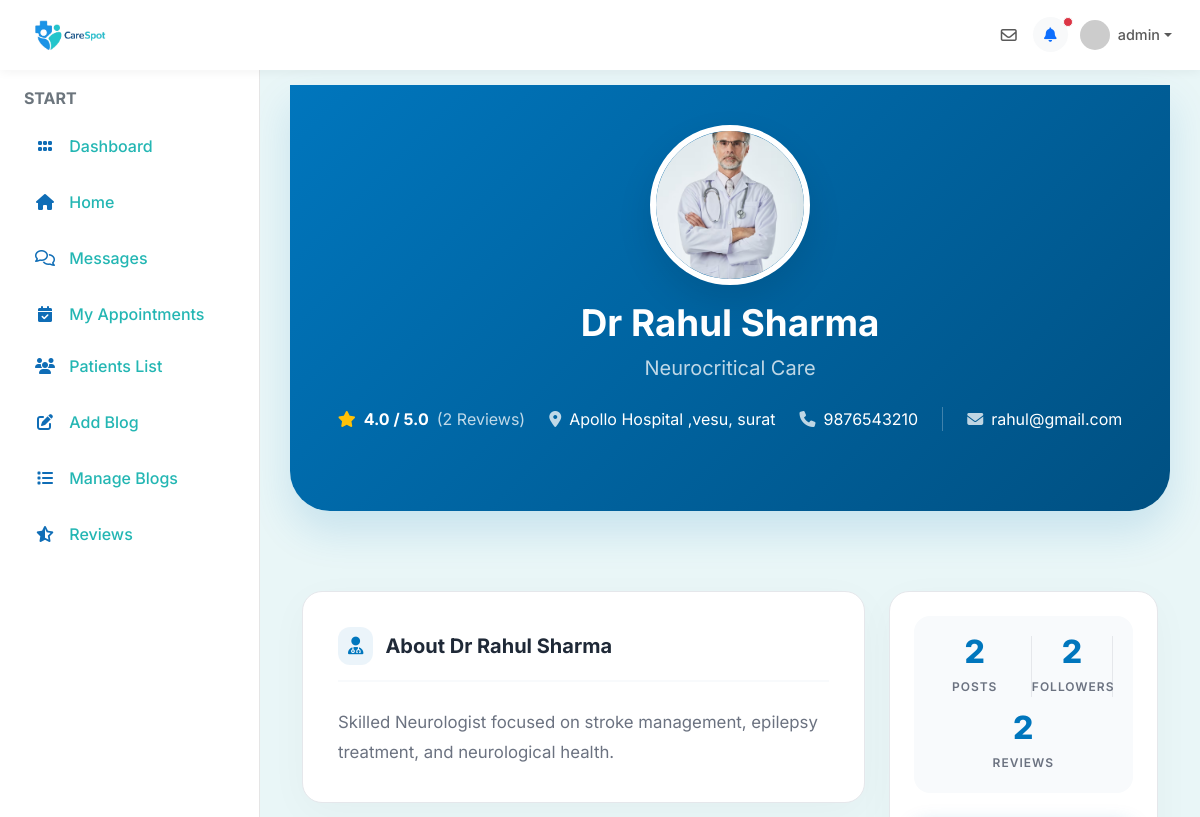
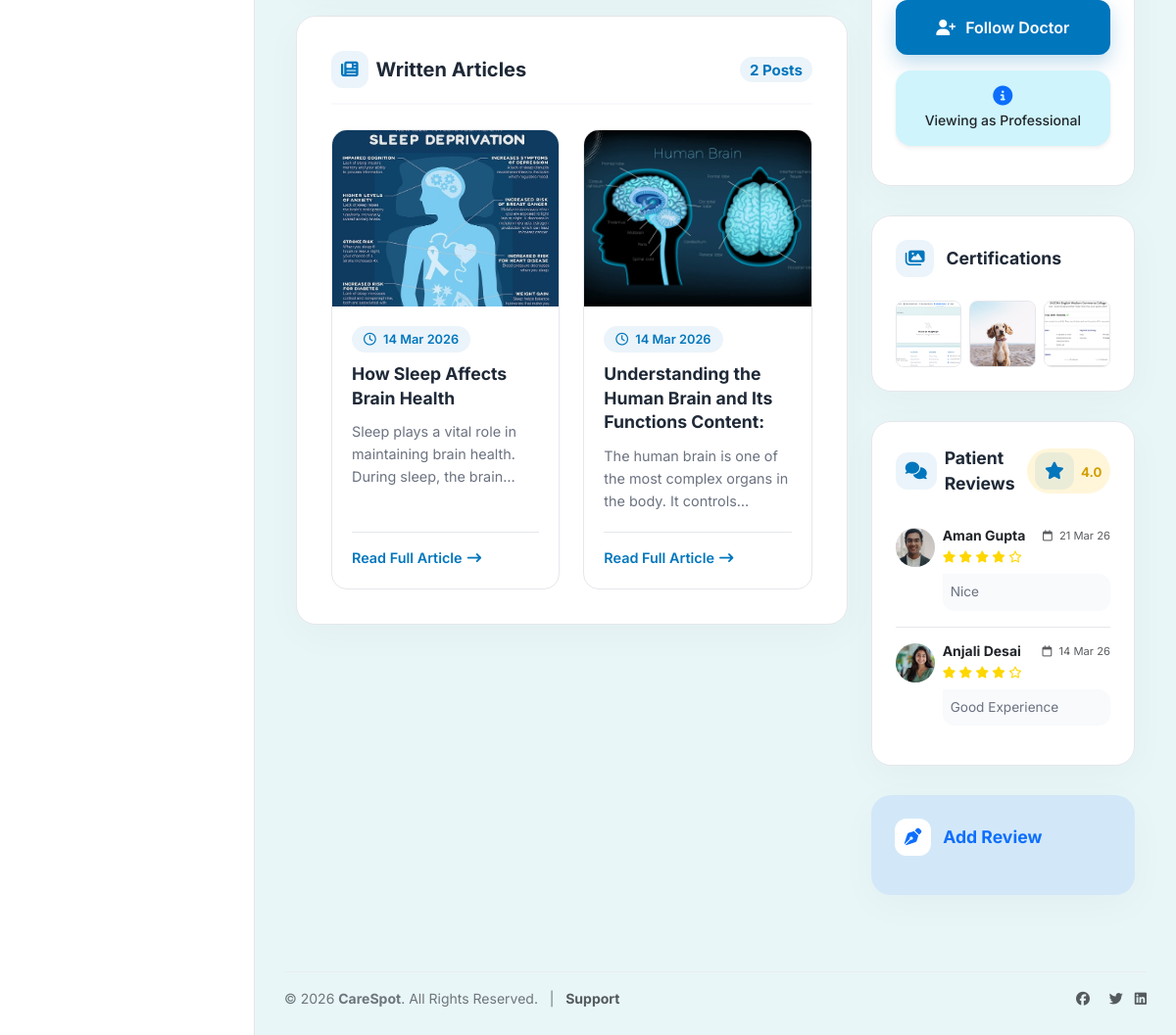
The app's page /viewDoctorProfile/1/ (signed in) with its own data (2 pictures, top to bottom).
### user/models.py (models this page shows, shortened)
class tblDoctor(models.Model):
    doctorID=models.AutoField(primary_key=True)
    userID=models.ForeignKey(tblUser,on_delete=models.CASCADE)
    displayName=models.TextField(max_length=50)
    displayContact=models.TextField(max_length=15)
    bio=models.TextField(max_length=500)
    subcategoryID=models.ForeignKey(tblSubcategory,on_delete=models.CASCADE)
    displayAddress=models.TextField(max_length=100)
    yearOfExperience=models.IntegerField()
    licenseNo=models.TextField(max_length=50)
    documents=models.FileField(upload_to='doctor_documents/')
    mode=models.IntegerField(default=1)
    consultationFees=models.DecimalField(max_digits=10, decimal_places=2, default=10.00)
    approval_status = models.CharField(max_length=20, default='pending', choices=[('pending', 'Pending'), ('approved', 'Approved'), ('rejected', 'Rejected')])

class tblUser(models.Model):
    userID=models.AutoField(primary_key=True)
    userName=models.TextField(max_length=50)
    password=models.TextField(max_length=10)
    registrationDT=models.DateTimeField(auto_now_add=True)
    profilePic=models.ImageField(upload_to='images/')
    email=models.TextField(max_length=100)
    mobileNumber=models.TextField(max_length=15)
    cityID=models.ForeignKey(tblCity,on_delete=models.CASCADE)
    IsDoctor=models.BooleanField(default=False)
    last_seen=models.DateTimeField(null=True, blank=True)

class tblSubcategory(models.Model):
    subcategoryID=models.AutoField(primary_key=True)
    subcategoryName=models.TextField(max_length=50)
    CategoryID=models.ForeignKey(tblCategory,on_delete=models.CASCADE)

class tblDoctorPost(models.Model):
    doctorPostID=models.AutoField(primary_key=True)
    doctorID=models.ForeignKey(tblDoctor,on_delete=models.CASCADE)
    title=models.TextField(max_length=100)
    description=models.TextField(max_length=500)
    thumbnail=models.ImageField(upload_to='images/')
    createDT=models.DateTimeField(auto_now_add=True)

class tblDoctorAttachment(models.Model):
    attachmentID=models.AutoField(primary_key=True)
    doctorID=models.ForeignKey(tblDoctor,on_delete=models.CASCADE)
    attachment=models.FileField(upload_to='attachments/')

class tblReview(models.Model):
    reviewID=models.AutoField(primary_key=True)
    doctorID=models.ForeignKey(tblDoctor,on_delete=models.CASCADE)
    userID=models.ForeignKey(tblUser,on_delete=models.CASCADE)
    rating=models.IntegerField()
    review=models.TextField(max_length=500)
    createdDT=models.DateTimeField(auto_now_add=True)

### user/views.py (the view, shortened to what this page needs)
# urls.py: path('viewDoctorProfile/<int:id>/',views.viewDoctorProfile , name='viewDoctorProfile'),
def viewDoctorProfile(request, id):
    user_id = request.session.get('user_id')
    doctor = tblDoctor.objects.filter(doctorID=id).first()
    doctor_attachments = tblDoctorAttachment.objects.filter(doctorID=id)
    has_reviewed = False
    if user_id:
        has_reviewed = tblReview.objects.filter(doctorID=id, userID=user_id).exists()
    rating=tblReview.objects.filter(doctorID=id, userID=user_id).first()
    avg_rating_dict = tblReview.objects.filter(doctorID=id).aggregate(Avg('rating'))
    avg_rating = avg_rating_dict['rating__avg'] or 0.0
    user_id = request.session['user_id']
    user = tblUser.objects.filter(userID=user_id).first()
    is_followed = False
    if user and doctor:
        is_followed = tblFollow.objects.filter(userID=user, doctorID=doctor).exists()
    follower_count = tblFollow.objects.filter(doctorID=doctor).count() if doctor else 0
    is_own_profile = request.session.get('isDoctor') and request.session.get('doctorID') == id
    blogs = tblDoctorPost.objects.filter(doctorID=id).order_by('-createDT')
    blog_count = blogs.count()
    image_posts = blogs.exclude(thumbnail='')
    reviews_qs = tblReview.objects.filter(doctorID=id).order_by('-createdDT')
    review_count = reviews_qs.count()
    doctor_images = tblDoctorImages.objects.filter(doctorID=id)
    data = {
        "doctor": doctor,
        "blogs": blogs,
        "image_posts": image_posts,
        "reviews": reviews_qs,
        "is_followed": is_followed,
        "follower_count": follower_count,
        "is_own_profile": is_own_profile,
        "blog_count": blog_count,
        "has_reviewed": has_reviewed,
        "avg_rating": round(avg_rating, 1), # rounding to 1 decimal place
        "review_count": review_count,
        "doctor_images": doctor_images,
        "doctor_attachments": doctor_attachments
    }
    is_patient = False
    base_template = 'base.html'  # Default for doctors or non-logged individuals
    if request.session.get('user_id'):
        if request.session.get('isDoctor') == False:
            is_patient = True
            base_template = 'patient_base.html'
    data.update({
        'base_template': base_template,
        'is_patient': is_patient
    })
    return render(request, 'patient_view_profile.html', data)

### user/templates/patient_view_profile.html (shortened to what this page needs)
{% extends base_template %}
{% block content %}
<div class="profile-hero-banner">
    <div class="container text-center">
        <div class="hero-avatar-wrapper mb-3">
            {% if doctor.userID.profilePic %}
            <img src="{{ doctor.userID.profilePic.url }}" alt="{{ doctor.displayName }}" class="hero-avatar">
            {% else %}
            <img src="/static/images/avatar.png" alt="Avatar" class="hero-avatar">
            {% endif %}
        </div>
        <h1 class="text-white fw-bold mb-2" style="font-size:2.3rem;">
            {{ doctor.displayName }}
        </h1>
        <p class="text-white opacity-75 fs-5 mb-4">
            {{ doctor.subcategoryID.subcategoryName }}
        </p>
        <div class="d-flex justify-content-center flex-wrap gap-4 text-white">
            <div class="d-flex align-items-center gap-2">
                <i class="fa-solid fa-star text-warning"></i>
                <span class="fw-bold">{{ avg_rating|floatformat:1 }} / 5.0</span>
                <span class="opacity-75">({{ review_count }} Reviews)</span>
            </div>
            <div class="d-flex align-items-center gap-2">
                <i class="fa-solid fa-location-dot opacity-75"></i>
                <span>{{ doctor.displayAddress }}</span>
            </div>
            <div class="d-flex align-items-center gap-2">
                <i class="fa-solid fa-phone opacity-75"></i>
                <span>{{ doctor.displayContact }}</span>
            </div>
<div class="d-flex align-items-center gap-2 border-start border-white border-opacity-25 ps-4">
    <i class="fa-solid fa-envelope opacity-75"></i>
    <span>{{ doctor.userID.email }}</span>
</div>
        </div>
    </div>
</div>
<div class="container">
    <div class="row align-items-start">
        <div class="col-xl-8 col-lg-8 order-2 order-lg-1">
            <div class="premium-card position-relative">
                <div class="card-title-premium">
                    <i class="fa-solid fa-user-doctor"></i> About {{ doctor.displayName }}
                </div>
                <p style="color: var(--text-muted); line-height: 1.8; font-size: 1.05rem;" class="mb-0">
                    {{ doctor.bio|default:"This doctor has not provided a biography yet." }}
                </p>
            </div>
            <div class="premium-card">
                <div class="card-title-premium justify-content-between">
                    <div class="d-flex align-items-center gap-2">
                        <i class="fa-solid fa-newspaper"></i> Written Articles
                    </div>
                    <span class="badge rounded-pill" style="background: var(--primary-brand-light); color: var(--primary-brand);">{{ blog_count }} Posts</span>
                </div>
                <div class="row g-4">
                    {% for blog in blogs %}
                    <div class="col-md-6">
                        <div class="blog-item">
                            {% if blog.thumbnail %}
                            <div class="blog-image-wrap">
                                <img src="{{ blog.thumbnail.url }}" alt="{{ blog.title }}">
                            </div>
                            {% endif %}
                            <div class="blog-content">
                                <div><span class="blog-date"><i class="fa-regular fa-clock me-1"></i> {{ blog.createDT|date:"d M Y" }}</span></div>
                                <a href="{% url 'doctorPostDetails' blog.doctorPostID %}" class="blog-title">{{ blog.title }}</a>
                                <p class="blog-desc">{{ blog.description }}</p>
                                <div class="blog-footer">
                                    <a href="{% url 'doctorPostDetails' blog.doctorPostID %}" class="btn-read">Read Full Article <i class="fa-solid fa-arrow-right-long text-xs"></i></a>
                                </div>
                            </div>
                        </div>
                    </div>
                    {% endfor %}
                </div>
            </div>
        </div>
        <div class="col-xl-4 col-lg-4 order-1 order-lg-2">
            <div class="premium-card p-4 mt-lg-n5">
                <div class="stats-flex">
                    <div class="stat-box">
                        <span class="stat-number">{{ blog_count }}</span>
                        <span class="stat-label">Posts</span>
                    </div>
                    <div class="stat-box" style="border-left: 1px solid var(--border-soft); border-right: 1px solid var(--border-soft);">
                        <span class="stat-number">{{ follower_count }}</span>
                        <span class="stat-label">Followers</span>
                    </div>
                    <div class="stat-box">
                        <span class="stat-number">{{ review_count }}</span>
                        <span class="stat-label">Reviews</span>
                    </div>
                </div>
                {% if not is_own_profile %}
                <div class="mt-4 d-flex flex-column gap-2">
                    {% if is_followed %}
                        <a href="{% url 'followDoctor' doctor.doctorID %}" class="btn-follow-premium unfollow text-decoration-none">
                            <i class="fa-solid fa-user-check"></i> Following
                        </a>
                    {% else %}
                        <a href="{% url 'followDoctor' doctor.doctorID %}" class="btn-follow-premium follow text-decoration-none">
                            <i class="fa-solid fa-user-plus"></i> Follow Doctor
                        </a>
                    {% endif %}
                    {% if is_patient %}
                    <a href="{% url 'patientMessages' %}?partner={{ doctor.userID.userID }}" class="btn-follow-premium follow text-decoration-none" style="background-color: var(--secondary-brand); border-color: var(--secondary-brand); box-shadow: 0 8px 20px rgba(38, 166, 154, 0.25);">
                        <i class="fa-solid fa-comment"></i> Message Doctor
                    </a>
                    <a href="{% url 'patientAppointments' %}?doctor_id={{ doctor.doctorID }}" class="btn-follow-premium follow text-decoration-none" style="background-color: #f72b50; border-color: #f72b50; box-shadow: 0 8px 20px rgba(247, 43, 80, 0.25);">
                        <i class="fa-solid fa-calendar-check"></i> Book Appointment
                    </a>
                    {% else %}
                    <div class="alert alert-info border-0 rounded-4 shadow-sm p-3 mt-2 text-center small">
                        <i class="fa-solid fa-circle-info mb-1 d-block text-primary fs-5"></i>
                        <span class="fw-medium text-dark">Viewing as Professional</span>
                    </div>
                    {% endif %}
                </div>
                {% endif %}
            </div>
            {% if request.session.user_id and doctor_attachments %}
            <div class="premium-card p-4">
                <div class="card-title-premium mb-3" style="font-size: 1.1rem; border: none; padding-bottom: 0;">
                    <i class="fa-solid fa-images"></i> Certifications
                </div>
                <div class="row g-2 attachments-container mt-2">
                    {% for file in doctor_attachments|slice:":6" %}
                    <div class="col-4">
                        <a href="#" onclick="openDocLightbox({{ forloop.counter0 }}); return false;" class="d-block w-100 ratio ratio-1x1 rounded-3 overflow-hidden" style="border: 1px solid var(--border-soft);">
                            <img src="{{ file.attachment.url }}" class="img-fluid object-fit-cover w-100 h-100" style="transition:0.3s" onmouseover="this.style.transform='scale(1.1)'" onmouseout="this.style.transform='scale(1)'">
                        </a>
                    </div>
                    {% empty %}
                    <div class="col-12 text-center p-3 text-muted bg-light rounded-4">
                        <i class="fa-regular fa-folder-open mb-2 fs-3 opacity-50"></i>
                        <p class="mb-0 small">No documents uploaded.</p>
                    </div>
                    {% endfor %}
                </div>
            </div>
            {% endif %}
            <div class="premium-card p-4" id="reviews-section">
                <div class="card-title-premium justify-content-between mb-3" style="font-size: 1.1rem; border: none; padding-bottom: 0;">
                    <div class="d-flex align-items-center gap-2">
                        <i class="fa-solid fa-comments"></i> Patient Reviews
                    </div>
                    <span class="badge rounded-pill" style="background: rgba(255, 193, 7, 0.15); color: #d39e00;"><i class="fa-solid fa-star me-1"></i> {{ avg_rating|floatformat:1 }}</span>
                </div>
                <div class="review-list mt-3">
                    {% for rev in reviews|slice:":3" %}
                    <div class="review-list-item py-3">
                        <div class="d-flex gap-2 w-100">
                            {% if rev.userID.profilePic %}
                            <img src="{{ rev.userID.profilePic.url }}" alt="User" class="reviewer-avatar" style="width: 40px; height: 40px; font-size: 1rem;">
                            {% else %}
                            <div class="reviewer-avatar" style="width: 40px; height: 40px; font-size: 1rem;">{{ rev.userID.userName|make_list|first|upper }}</div>
                            {% endif %}
                            <div class="flex-grow-1">
                                <div class="d-flex justify-content-between align-items-center w-100">
                                    <h6 class="fw-bold mb-0 text-dark small">{{ rev.userID.userName }}</h6>
                                    <span class="text-muted" style="font-size: 0.7rem;"><i class="fa-regular fa-calendar me-1"></i> {{ rev.createdDT|date:"d M y" }}</span>
                                </div>
                                <div class="text-warning mt-1 mb-1" style="font-size: 0.75rem;">
                                    {% with rating=rev.rating|floatformat:0|add:"0" %}
                                        {% for i in "12345" %}
                                            {% if forloop.counter <= rating %}
                                                <i class="fa-solid fa-star"></i>
                                            {% else %}
                                                <i class="fa-regular fa-star"></i>
                                            {% endif %}
                                        {% endfor %}
                                    {% endwith %}
                                </div>
                                <div class="review-bubble p-2 mt-2" style="font-size: 0.85rem; border-radius: 0 12px 12px 12px;">
                                    {{ rev.review|truncatechars:100 }}
                                </div>
                            </div>
                        </div>
                    </div>
                    {% endfor %}
                </div>
            </div>
            {% if request.session.user_id %}
            <div class="premium-card bg-primary bg-opacity-10 border-0 p-4">
                <div class="card-title-premium text-primary border-0 pb-0 mb-3" style="background: transparent; font-size: 1.1rem;">
                    <i class="fa-solid fa-pen-nib text-primary bg-white"></i> Add Review
                </div>
            </div>
            {% endif %}
        </div>
    </div>
</div>
{% endblock %}

### records on screen
tblDoctor: userID.profilePic (picture), displayName "Dr Rahul Sharma", subcategoryID.subcategoryName "Neurocritical Care", displayAddress "Apollo Hospital ,vesu, surat", displayContact "9876543210", userID.email "rahul@gmail.com", bio "Skilled Neurologist focused on stroke management, epilepsy treatment, and neurological health."
tblDoctorPost: thumbnail (picture), createDT "14 Mar 2026", title "How Sleep Affects Brain Health", description "Sleep plays a vital role in maintaining brain health. During sleep, the…"
tblDoctorPost: thumbnail (picture), createDT "14 Mar 2026", title "Understanding the Human Brain and Its Functions Content:", description "The human brain is one of the most complex organs in the body. It…"
tblDoctorAttachment: attachment (picture)
tblDoctorAttachment: attachment (picture)
tblDoctorAttachment: attachment (picture)
tblReview: userID.profilePic (picture), userID.userName "Aman Gupta", createdDT "21 Mar 26", rating 4 (drawn), review "Nice"
tblReview: userID.profilePic (picture), userID.userName "Anjali Desai", createdDT "14 Mar 26", rating 4 (drawn), review "Good Experience"

### other values on screen
{{ request.session.displayName|default:"Doctor" }} "admin"
{{ avg_rating|floatformat:1 }} "4.0"
{{ review_count }} "2"
{{ blog_count }} "2"
{{ follower_count }} "2"
